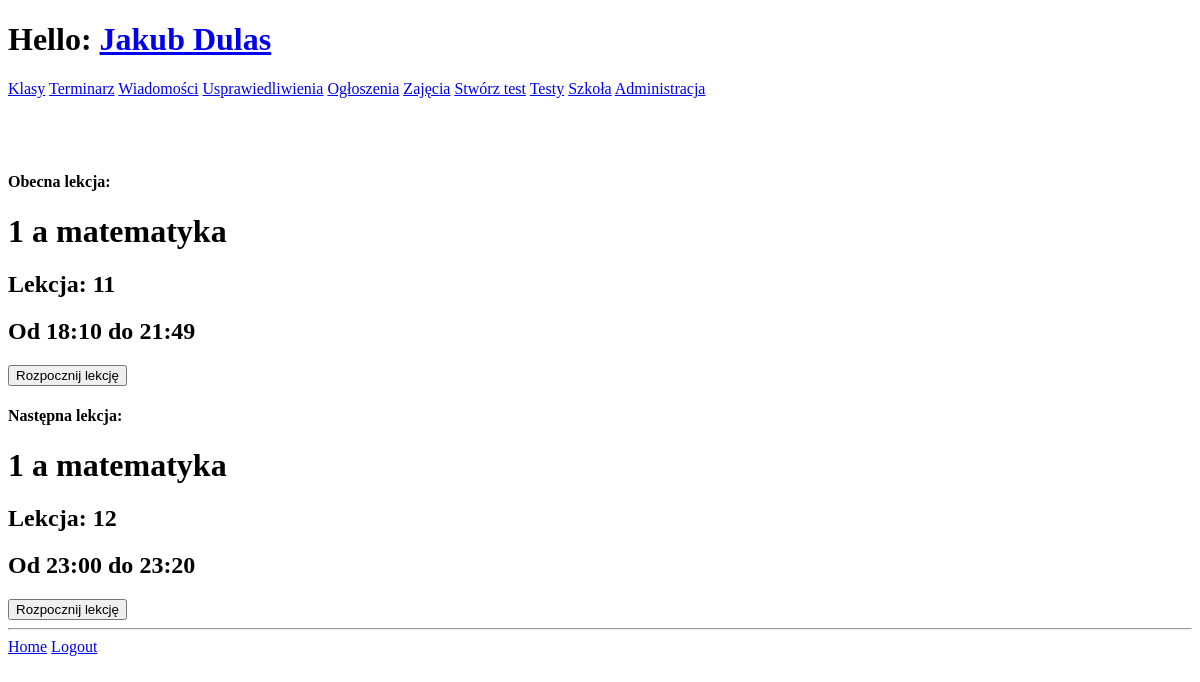
The app's page / (signed in), older data.
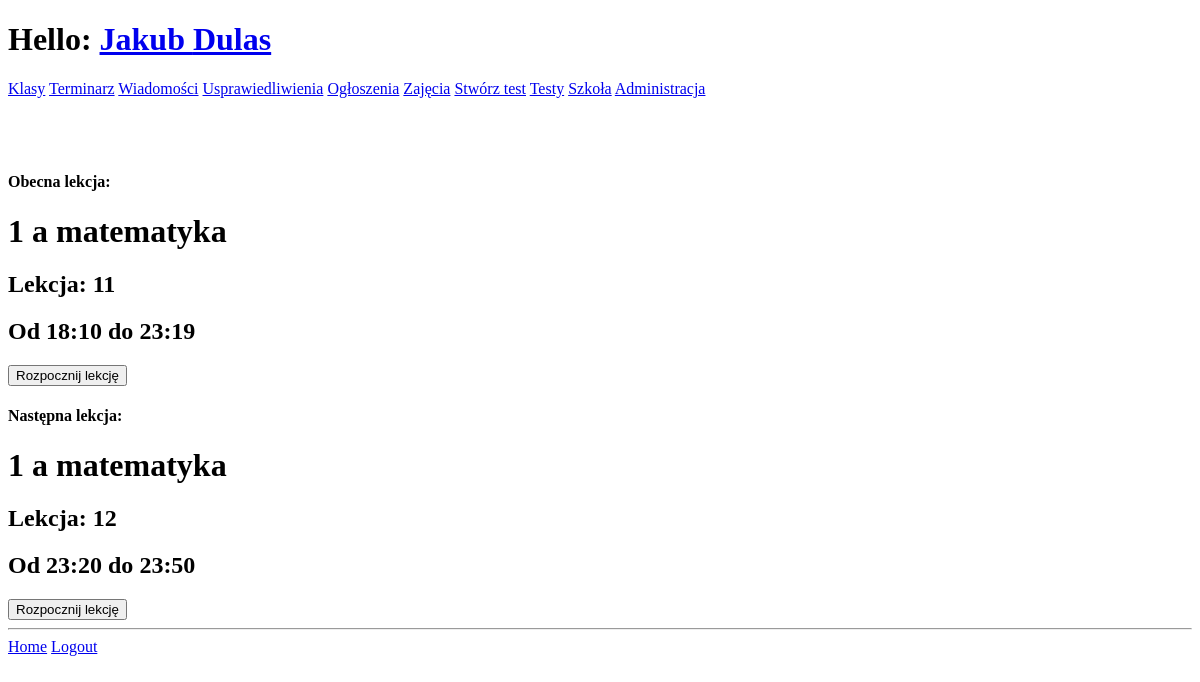
The same page, newer data.
### teacher/models.py (models this page shows, shortened)
class ScheduleElement(models.Model):
    group = models.ForeignKey(Group, on_delete=models.CASCADE, null=True)
    teacher = models.ForeignKey(Teacher, on_delete=models.CASCADE, null=True, blank=True)
    bell = models.ForeignKey(Bell, on_delete=models.SET_NULL, null=True)
    day_of_week = models.IntegerField()

class Bell(models.Model):
    school = models.ForeignKey(School, on_delete=models.CASCADE)
    number_of_lesson = models.IntegerField()
    start_time = models.TimeField()
    end_time = models.TimeField()

class Group(models.Model):
    related_classes = models.ManyToManyField(SchoolClass)
    subject = models.ForeignKey(Subject, null=True, on_delete=models.SET_NULL)
    name = models.CharField(max_length=100, blank=True)
    teacher = models.ForeignKey(Teacher, null=True, on_delete=models.SET_NULL)
    students = models.ManyToManyField(Student, blank=True)

### general/views.py (the view)
# urls.py: path('', home, name='administration-home'),
def home(request):
    context = {}
    if request.user.is_authenticated:
        if Teacher.objects.filter(user=request.user):
            context['teacher'] = request.user.teacher
            present_replacement = Replacement.objects.filter(
                schedule_element__bell__end_time__gte=datetime.datetime.today().time(),
                schedule_element__bell__start_time__lte=datetime.datetime.today().time(),
                teacher=request.user.teacher,
                date=datetime.datetime.today().date(),
            ).order_by('schedule_element__bell__number_of_lesson').first()
            present_lesson = ScheduleElement.objects.filter(
                teacher=request.user.teacher,
                bell__end_time__gte=datetime.datetime.today().time(),
                bell__start_time__lte=datetime.datetime.today().time(),
                day_of_week=datetime.datetime.today().weekday(),
            ).order_by('bell__number_of_lesson').exclude(
                replacement__date=datetime.datetime.today().date()).exclude(
                lesson__is_canceled=True).first()
            context['present_lesson'] = present_lesson
            context['present_replacement'] = present_replacement
            next_replacement = Replacement.objects.filter(
                schedule_element__bell__start_time__gt=datetime.datetime.today().time(),
                teacher=request.user.teacher,
                date=datetime.datetime.today().date(),
            ).order_by('schedule_element__bell__number_of_lesson').first()
            next_lesson = ScheduleElement.objects.filter(
                teacher=request.user.teacher,
                bell__start_time__gt=datetime.datetime.today().time(),
                day_of_week=datetime.datetime.today().weekday()
            ).order_by('bell__number_of_lesson').exclude(
                replacement__date=datetime.datetime.today().date()
            ).exclude(lesson__is_canceled=True).first()
            context['next_lesson'] = next_lesson
            context['next_replacement'] = next_replacement
            if next_lesson and next_replacement:
                if (next_replacement.schedule_element.bell.number_of_lesson <=
                        next_lesson.bell.number_of_lesson):
                    context['next_replacement'] = next_replacement
                    context['next_lesson'] = None
            return render(request, 'general/index_teacher.html', context=context)
        elif Student.objects.filter(user=request.user):
            context['student'] = request.user.student
            context['students_number'] = request.user.student.get_number(SchoolYear.get_current_school_year(request.user.student.school))
            return render(request, 'general/index_student.html', context=context)
        elif Parent.objects.filter(user=request.user):
            context['student'] = request.user.parent.student
            return render(request, 'general/index_parent.html', context=context)
    return render(request, 'general/index.html', context=context)

### teacher/models.py (called while the page is built)
    @property
    def is_headmaster(self):
        if Headmaster.objects.filter(teacher=self):
            return True
        return False

### templates/general/index_teacher.html (shortened to what this page needs)
{% extends 'base.html' %}
{% block content %}
<h1>Hello: <a href="{% url 'profile' %}">{{ teacher.user.first_name }} {{ teacher.user.last_name }}</a></h1>
    <a href="{% url 'teachers_class_list' %}">Klasy</a>
    <a href="{% url 'teachers_diary' %}">Terminarz</a>
    <a href="{% url 'messages_list' %}">Wiadomości</a>
    <a href="{% url 'requests_for_excuse' %}">Usprawiedliwienia</a>
    <a href="{% url 'announcement_list' %}">Ogłoszenia</a>
    <a href="{% url 'lesson_list' %}">Zajęcia</a>
    <a href="{% url 'create_test' %}">Stwórz test</a>
    <a href="{% url 'test_list' %}">Testy</a>
    {% if teacher.is_headmaster and teacher.headmaster.school %}
        <a href="{% url 'headmaster_panel' %}">Szkoła</a>
    {% endif %}
    {% if request.user.is_superuser %}
    <a href="{% url 'administration-home' %}">Administracja</a>
    {% endif %}
    <br>
    <br>
    <br>
    <br>
    {% if present_lesson %}
        <h4>Obecna lekcja:</h4>
        <h1>{{ present_lesson.group.name }}</h1>
        <h2>Lekcja: {{ present_lesson.bell.number_of_lesson }}</h2>
        <h2>Od {{ present_lesson.bell.start_time|date:"H:i" }} do {{ present_lesson.bell.end_time|date:"H:i" }}</h2>
    <form method="post" action="{% url 'start_next_lesson' present_lesson.id %}">
    <button type="submit">Rozpocznij lekcję</button>
    </form>
    {% endif %}
    {% if next_lesson %}
        <h4>Następna lekcja:</h4>
        <h1>{{ next_lesson.group.name }}</h1>
        <h2>Lekcja: {{ next_lesson.bell.number_of_lesson }}</h2>
        <h2>Od {{ next_lesson.bell.start_time|date:"H:i" }} do {{ next_lesson.bell.end_time|date:"H:i" }}</h2>
    <form method="post" action="{% url 'start_next_lesson' next_lesson.id %}">
    <button type="submit">Rozpocznij lekcję</button>
    </form>
    {% endif %}
{% endblock %}

Row changes from the older to the newer data that the page shows:
changed through a linked row, ScheduleElement (number 1 of 2 on the later page): bell.end_time "21:49" → "23:19"
changed through a linked row, ScheduleElement (number 2 of 2 on the later page): bell.start_time "23:00" → "23:20"; bell.end_time "23:20" → "23:50"
